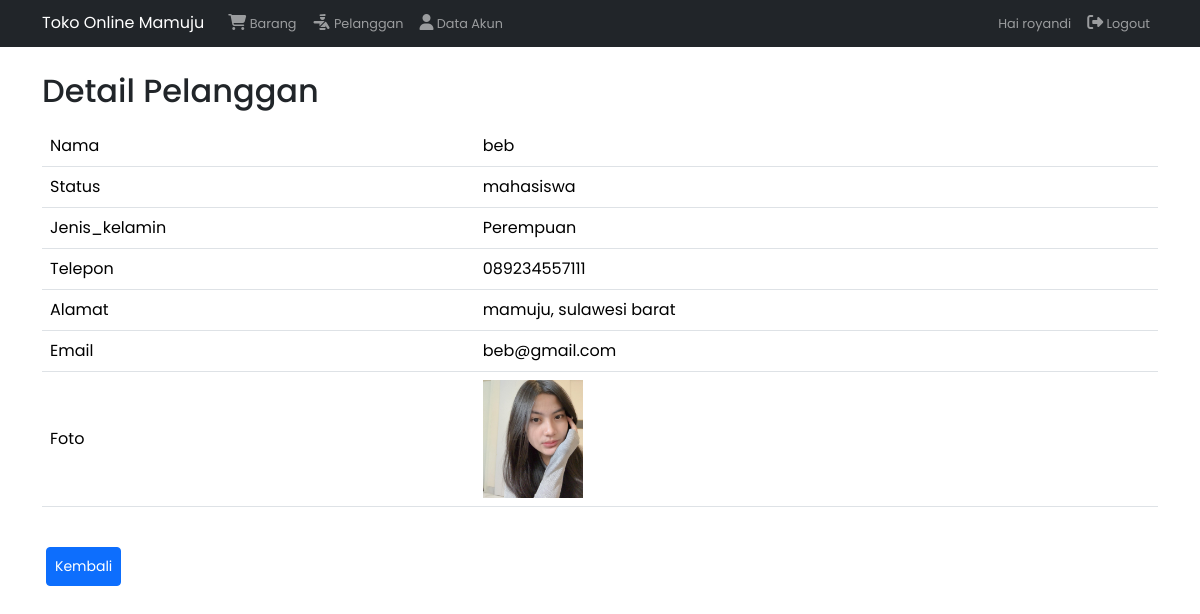
/detail.php?id_pelanggan=4 (signed in), run on the app's committed database.
### tables this page shows
CREATE TABLE `pelanggan` (
  `id_pelanggan` int(11) NOT NULL,
  `nama` varchar(100) NOT NULL,
  `status` varchar(100) NOT NULL,
  `jenis_kelamin` varchar(100) NOT NULL,
  `telepon` varchar(100) NOT NULL,
  `alamat` text NOT NULL,
  `email` varchar(100) NOT NULL,
  `foto` varchar(100) NOT NULL
);

### config/fungsi.php (called while the page is built, shortened)
<?php
$db = mysqli_connect('localhost', 'root', '', 'penjualan');
function query($query)
{
    global $db;
    $result = mysqli_query($db, $query);
    $rows = [];
    while ($row = mysqli_fetch_assoc($result)) {
        $rows[] = $row;
    }
    return $rows;
}

### detail.php (the view, shortened to what this page needs)
<?php
require 'config/fungsi.php';
$id_pelanggan = (int) $_GET['id_pelanggan'];
if ($id_pelanggan > 0) {
    $pelanggan = query("SELECT * FROM pelanggan WHERE id_pelanggan = '$id_pelanggan'")[0];
} else {
    echo "id_pelanggan tidak ada yang terdeteksi";
    exit();
}
?>
<!DOCTYPE html>
<html lang="en">
<head>
    <link href="https://cdn.jsdelivr.net/npm/bootstrap@5.3.3/dist/css/bootstrap.min.css" rel="stylesheet"
 />
    <link rel="stylesheet" href="css/main.css">
    <link rel="stylesheet" href="https://cdnjs.cloudflare.com/ajax/libs/font-awesome/6.6.0/css/all.min.css"
 />
    <link rel="stylesheet" href="https://cdn.datatables.net/2.1.3/css/dataTables.bootstrap5.css">
</head>
<body>
    <nav class="navbar navbar-expand-lg navbar-dark bg-dark fixed-top">
        <div class="container">
            <a class="navbar-brand" href="#">Toko Online Mamuju</a>
            <div class="collapse navbar-collapse" id="navbarNav">
                <ul class="navbar-nav me-auto">
                    <?php if ($_SESSION['level'] == 1 or $_SESSION['level'] == 2): ?>
                        <li class="nav-item">
                            <a class="nav-link" href="index.php"><i class="fa-solid fa-cart-shopping"></i>&nbsp;Barang</a>
                        </li>
                    <?php endif; ?>
                    <li class="nav-item">
                        <a class="nav-link" href="pelanggan.php"><i
                                class="fa-solid fa-person-military-pointing"></i>&nbsp;Pelanggan</a>
                    </li>
                    <li class="nav-item">
                        <a class="nav-link" href="crudmodal.php"><i class="fa-solid fa-user"></i>&nbsp;Data Akun</a>
                    </li>
                </ul>
                <ul class="navbar-nav ms-auto">
                    <li class="nav-item">
                        <a class="nav-link" href="#">
                            Hai <?php echo htmlspecialchars($_SESSION['nama'], ENT_QUOTES, 'UTF-8'); ?>
                        </a>
                    </li>
                    <li class="nav-item">
                        <a class="nav-link" href="logout.php"
                            onclick="return confirm('Apakah Anda yakin ingin keluar?')">
                            <i class="fa-solid fa-right-from-bracket"></i>&nbsp;Logout
                        </a>
                    </li>
                </ul>
            </div>
        </div>
    </nav>
    <div class="container mt-4 pt-5">
        <h2>Detail Pelanggan</h2>
        <div class="table-responsive">
            <table id="pelangganTable" class="table">
                <tbody>
                    <tr>
                        <td>Nama</td>
                        <td><?php echo htmlspecialchars($pelanggan['nama'], ENT_QUOTES, 'UTF-8'); ?></td>
                    </tr>
                    <tr>
                        <td>Status</td>
                        <td><?php echo htmlspecialchars($pelanggan['status'], ENT_QUOTES, 'UTF-8'); ?></td>
                    </tr>
                    <tr>
                        <td>Jenis_kelamin</td>
                        <td><?php echo htmlspecialchars($pelanggan['jenis_kelamin'], ENT_QUOTES, 'UTF-8'); ?></td>
                    </tr>
                    <tr>
                        <td>Telepon</td>
                        <td><?php echo htmlspecialchars($pelanggan['telepon'], ENT_QUOTES, 'UTF-8'); ?></td>
                    </tr>
                    <tr>
                        <td>Alamat</td>
                        <td><?php echo htmlspecialchars($pelanggan['alamat'], ENT_QUOTES, 'UTF-8'); ?></td>
                    </tr>
                    <tr>
                        <td>Email</td>
                        <td><?php echo htmlspecialchars($pelanggan['email'], ENT_QUOTES, 'UTF-8'); ?></td>
                    </tr>
                    <tr>
                        <td>Foto</td>
                        <td><img src="img/<?php echo htmlspecialchars($pelanggan['foto'], ENT_QUOTES, 'UTF-8'); ?>"
                                alt="Foto Pelanggan" class="img-fuid" width="100"></td>
                    </tr>
                </tbody>
            </table>
            <a href="pelanggan.php" class="btn btn-primary btn-sm mx-1 text-white p-2 mt-4 ">Kembali </a>
        </div>
    </div>
</body>
</html>

### css/main.css (style rules this page uses)
body { font-family: "Poppins", sans-serif; font-weight: 400; font-style: normal; }
.table th, .table td { vertical-align: middle; text-align: left; }
.table td, .table th { white-space: nowrap; }
.navbar { padding: 0.40rem 0.5rem; font-size: 0.8rem; }
.navbar-nav .nav-link { padding: 0.25rem 0.5rem; }
.navbar-brand { font-size: 1rem; }
.navbar-nav .nav-link i { font-size: 1rem; }

### data on the page
pelanggan: nama "beb", status "mahasiswa", jenis_kelamin "Perempuan", telepon "089234557111", alamat "mamuju, sulawesi barat", email "beb@gmail.com", foto (picture)

### other printed values
$_SESSION['nama'] "royandi"
